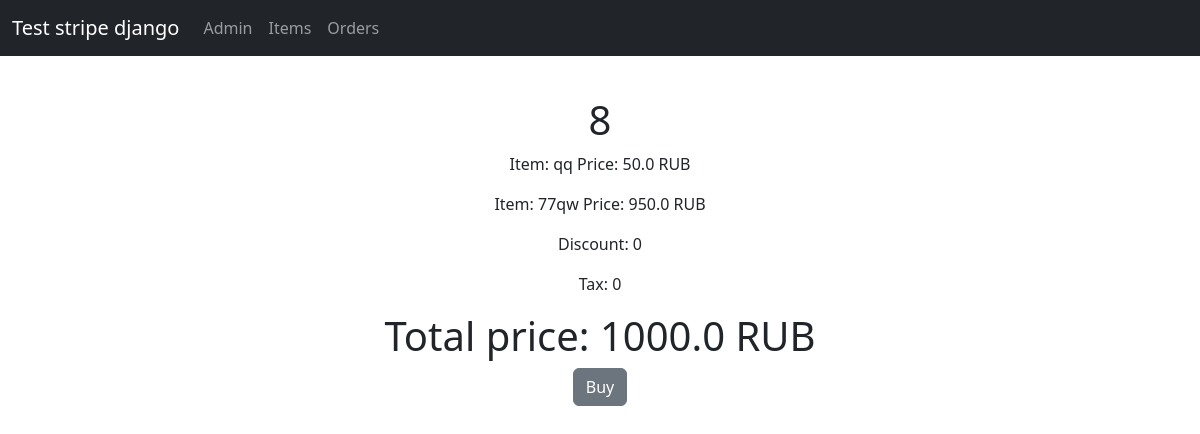
Page /order/8 on the earlier database version.
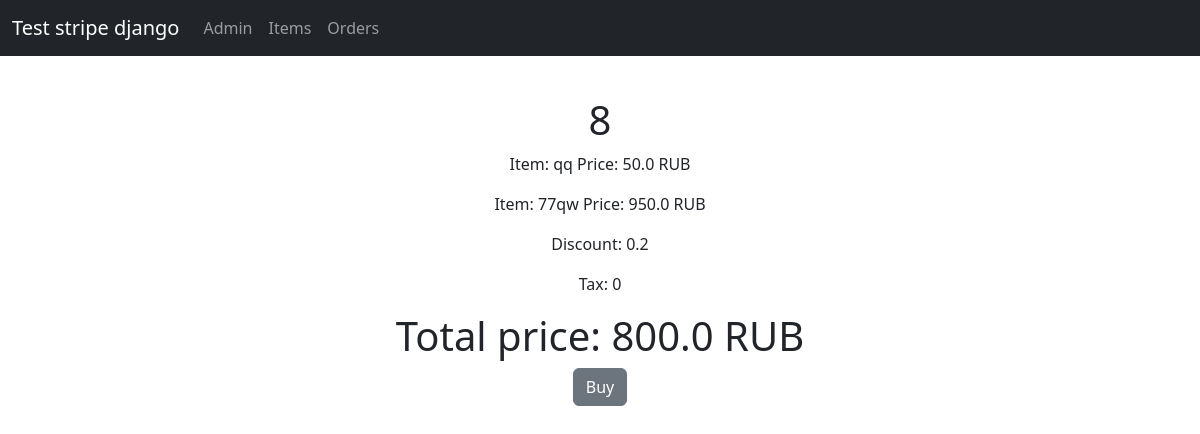
Same page on the later database version.
### main/models.py (models this page shows, shortened)
class Order(models.Model):
    rub, usd = 'RUB', 'USD'
    TYPES = [(rub, 'Рубли'), (usd, 'Доллар')]
    items = models.ManyToManyField(Item)
    total_price = models.FloatField(null=True, blank=True, default=0)
    currency = models.CharField(max_length=3, choices=TYPES, default=rub)

class Discount(models.Model):
    orders = models.ManyToManyField(Order)
    discount = models.FloatField(default=0,
                            blank=True,
                            validators=[MinValueValidator(0), MaxValueValidator(1)])

### main/views.py (the view)
# urls.py: path('order/<int:pk>', views.order),
def order(request, pk):
    order = Order.objects.get(pk=pk)
    disc = 0
    tax = 0
    if Discount.objects.filter(orders=order).exists():
        disc = Discount.objects.get(orders=order).discount
    if Tax.objects.filter(orders=order).exists():
        tax = Tax.objects.get(orders=order).tax
    return render(request, 'main/order.html', {'order': order, 'disc' : disc, 'tax': tax})

### templates/main/order.html (shortened to what this page needs)
{% extends 'main/default.html' %}
{% block content %}
<h1>{{ order.pk }}</h1>
{% for item in order.items.all %}
<p>Item: {{ item.name }} Price: {{ item.price }} {{ item.currency }}</p>
{% endfor %}
<p>Discount: {{ disc }}</p>
<p>Tax: {{ tax }}</p>
<h1>Total price: {{ order.total_price }} {{ order.currency }}</h1>
<button class="btn btn-secondary" id="buy-button">Buy</button>
{% endblock content %}

Differences in the rows shown:
changed Order "RUB": total_price "1000.0" → "800.0"
added Discount: discount "0.2"
Other differences:
{{ disc }}: "0" → (not shown)
